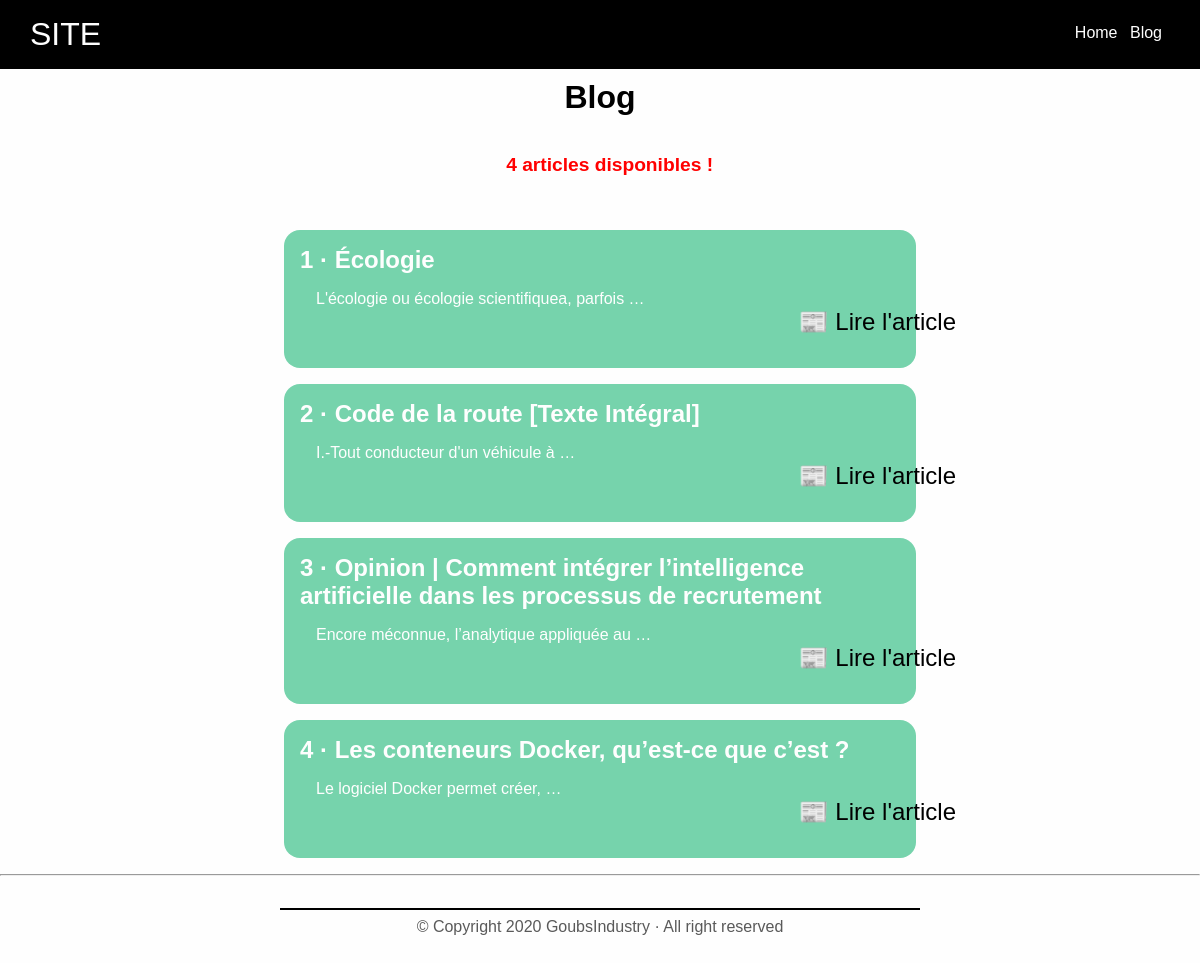
Screenshot of /blog/ with the database file from the repository.
### blog/models.py (models this page shows)
class Posts(models.Model):
    title=models.CharField(max_length=255)
    body=models.TextField()
    created_at=models.DateTimeField(auto_now_add=True)
    Modified_at=models.DateTimeField(auto_now=True)

### blog/views.py (the view)
# urls.py: path('', views.index,name="index"),
def index(request):
    posts=Posts.objects.all()
    return render(request,"blog/pages/index.html",{'posts':posts})

### blog/Templates/blog/pages/index.html
{% extends 'blog/layouts/base.html'%}
{%block blog_content%}
    <h4 class="nArticle">{{posts|length}} articles disponibles !</h4>
    <ul>
        {% for post in posts %}
        <article>
            <h1>{{post.id}} &middot; {{post.title}}</h1>
            <div class="div1">
                <p>{{post.body|truncatewords:5}}</p>
                <a class="ReadArticle" href="{% url 'blog:show' id=post.id%}" >📰 Lire l'article</a>
            </div>
        </article>
        {%endfor%}
    </ul>
    <hr>
{% endblock%}

### blog/Templates/blog/layouts/base.html
{% extends 'layouts/base.html'%}
{%load static%}
{%block stylesheet%}
        <link rel="stylesheet" type="text/css" href="{% static 'blog/css/styles.css' %}">
{%endblock%}
{%block content%}
    <h1 class="Name">Blog</h1>
    {%block blog_content%}{%endblock%}
{%endblock%}

### Templates/layouts/base.html (shortened to what this page needs)
<!DOCTYPE html>
<html lang="fr">
<head>
    {% load static %}
    <link rel="stylesheet" type="text/css" href="{% static 'css/styles.css' %}">
    {%block stylesheet%}{%endblock%}
</head>
<body>
    {% include 'layouts/nav.html' %}
    {%block content%}
    {%endblock%}
    {% include 'layouts/footer.html' %}
</body>
</html>

### Templates/layouts/nav.html
<nav class="navbar">
    <div class="wrapp">
        <a href="{% url 'home'%}" class="Site_Name">SITE</a>
        <ul class="onglets">
            <li><a href="{%url 'home'%}">Home</a></li>
            <li><a href="{%url 'blog:index'%}">Blog</a></li>
        </ul>
    </div>
</nav>

### Templates/layouts/footer.html
<footer>
    <p>
        &copy; Copyright {% now 'Y'%} GoubsIndustry &centerdot; All right reserved
    </p>
</footer>

### static/css/styles.css (style rules this page uses)
body { font-family: Helvetica; background-color:#fefefe }
* { margin: 0; padding: 0; }
.navbar { background-color: black; padding: 1em 0; }
.Site_Name { font-size:2em; text-decoration: none; color: #fefefe; }
.onglets { float: right; }
.onglets a { text-decoration: none; color: #fefefe; }
.onglets li { display: inline-block; margin-right: 0.5em; margin-top: 0.5em; }
.wrapp { width: 95%; height: 95%; margin:auto; }
footer { text-align: center; margin:2em auto; color:rgb(0,0,0,0.65); }
footer::before { content: ''; display: block; height: 0.1em; background-color:black; width:40em; margin: 0.5em auto; }
.Name { text-align: center; padding-top: 0.3em; }

### blog/static/blog/css/styles.css (style rules this page uses)
article { background-color:rgb(118, 211, 172); padding: 1em; margin: 1em auto; width:50%; border-radius: 1em; color: #fefefe; }
.nArticle { margin-left: 1em; padding-top: 2em; padding-bottom: 2em; text-align: center; font-size: 1.2em; color: red; }
.ReadArticle { text-decoration: none; color:black; float: right; font-size: 150%; }
.div1 { padding: 1em; display: inline-block; width: 40em; }

### rows the page displays
Posts: id "1", title "Écologie", body "L'écologie ou écologie scientifiquea, parfois …"
Posts: id "2", title "Code de la route [Texte Intégral]", body "I.-Tout conducteur d'un véhicule à …"
Posts: id "3", title "Opinion | Comment intégrer l’intelligence artificielle dans les processus de recrutement", body "Encore méconnue, l’analytique appliquée au …"
Posts: id "4", title "Les conteneurs Docker, qu’est-ce que c’est ?", body "Le logiciel Docker permet créer, …"

### other values shown
{{ posts|length }} "4"
